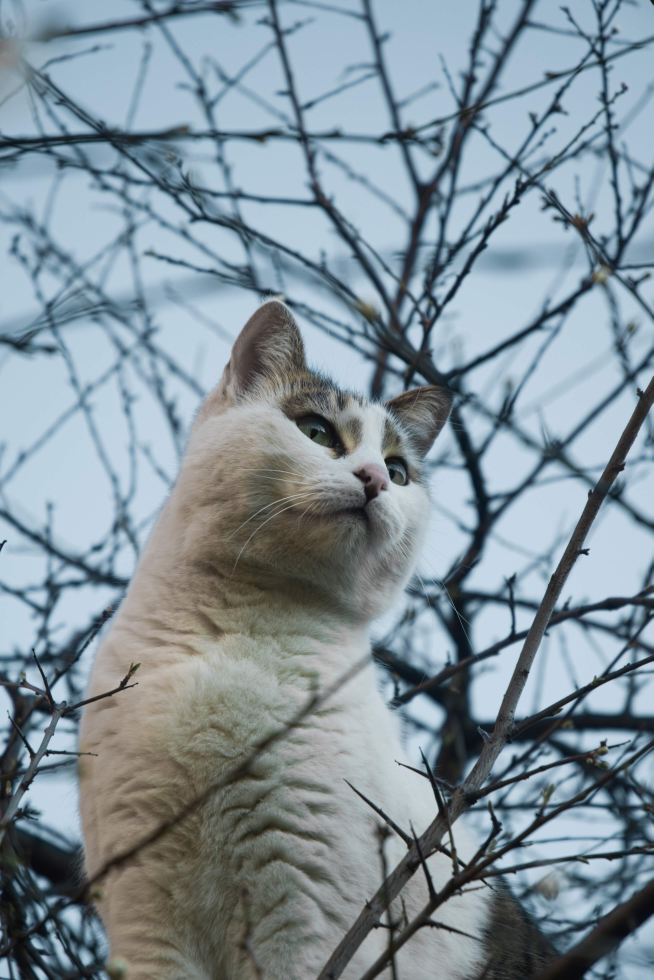
#> input picture experiments/svd-qr/image.jpg, 3266 x 4898 px (shown at 1/5 size)
$ python svd_qr_error_comparison.py
#> lines starting #> are read from the running program, lines starting #| are printed output that depends on the picture
from pathlib import Path

import matplotlib.pyplot as plt
import numpy as np
from PIL import Image, ImageOps
from scipy.linalg import qr


ROOT = Path(__file__).resolve().parent
IMAGE_PATH = ROOT / "image.jpg"
OUTPUT_PATH = ROOT / "svd_qr_error_comparison.png"

MAX_SIDE = 900
MAX_K = 100


def main():
    image = Image.open(IMAGE_PATH)
#> image is the input picture: PIL image 3266x4898 RGB; mean R, G, B 129.6, 144.7, 153.6
    image = ImageOps.grayscale(image)
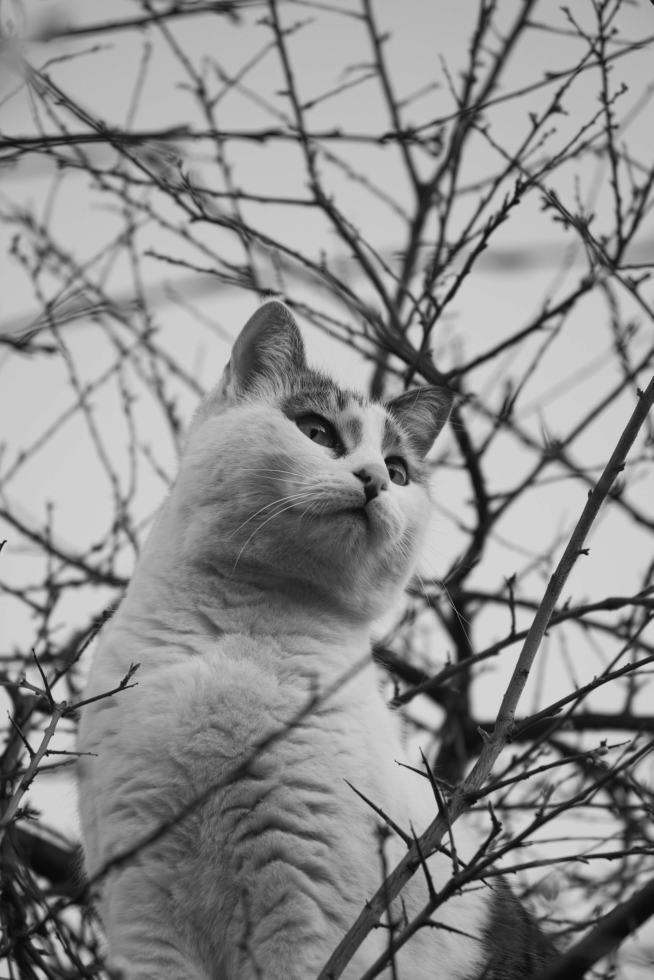
#> image: PIL image 3266x4898 L (shown at 1/5 size); min 6, max 223, mean 141.2
    image.thumbnail((MAX_SIDE, MAX_SIDE), Image.Resampling.LANCZOS)
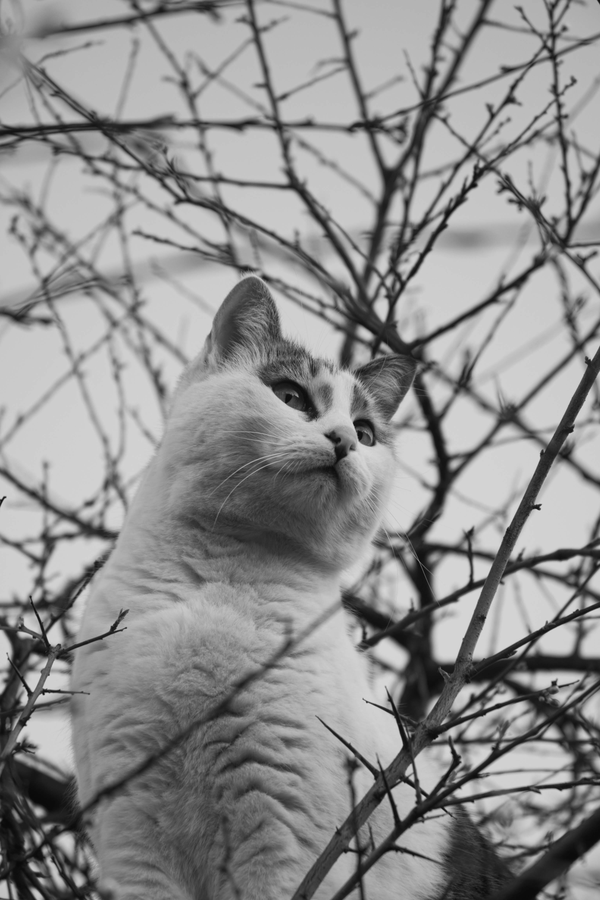
#> image: PIL image 600x900 L; min 10, max 218, mean 141.3

    matrix = np.asarray(image, dtype=float) / 255.0
    matrix_norm = np.linalg.norm(matrix, ord="fro")
#> matrix_norm = 437.1

    singular_values = np.linalg.svd(matrix, compute_uv=False)
#> singular_values = 600 values, max 413 at index 0, min 0.0251 at index 599, mean 2.86
    _, r, _ = qr(matrix, pivoting=True, mode="economic")
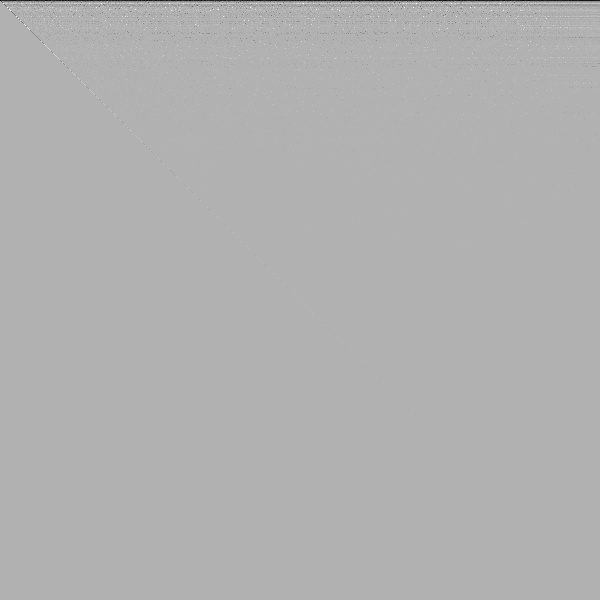
#> r: shape (600, 600) float64; min -19.6, max 8.55, mean -0.0416; drawn with min black and max white

    k_values = np.arange(1, min(MAX_K, len(singular_values)) + 1)
#> k_values = 100 values from 1 to 100

    squared_singular_values = singular_values**2
#> squared_singular_values = 600 values, max 170594.7 at index 0, min 0.00063 at index 599, mean 318.4
    svd_tail_energy = np.cumsum(squared_singular_values[::-1])[::-1]
#> svd_tail_energy = 600 values, max 191057.8 at index 0, min 0.00063 at index 599, mean 849.8
    svd_errors = np.sqrt(svd_tail_energy[k_values]) / matrix_norm
#> svd_errors = 100 values, max 0.327 at index 0, min 0.0392 at index 99, mean 0.106

    squared_r_row_norms = np.sum(r**2, axis=1)
#> squared_r_row_norms = 600 values, max 153229.2 at index 0, min 0.00251 at index 599, mean 318.4
    qr_tail_energy = np.cumsum(squared_r_row_norms[::-1])[::-1]
#> qr_tail_energy = 600 values, max 191057.8 at index 0, min 0.00251 at index 599, mean 1288.1
    qr_errors = np.sqrt(qr_tail_energy[k_values]) / matrix_norm
#> qr_errors = 100 values, max 0.445 at index 0, min 0.0576 at index 99, mean 0.147

    fig, axis = plt.subplots(figsize=(7.2, 4.4), constrained_layout=True)
    axis.semilogy(k_values, svd_errors, label="Truncated SVD", linewidth=2.0)
    axis.semilogy(k_values, qr_errors, label="Column-pivoted QR", linewidth=2.0)
    axis.set_xlabel("Number of basis vectors $k$")
    axis.set_ylabel(r"Relative Frobenius error")
    axis.set_title("SVD and pivoted QR reconstruction error")
    axis.grid(True, which="both", linestyle=":", linewidth=0.7, alpha=0.7)
    axis.legend()

    fig.savefig(OUTPUT_PATH, dpi=300, bbox_inches="tight")
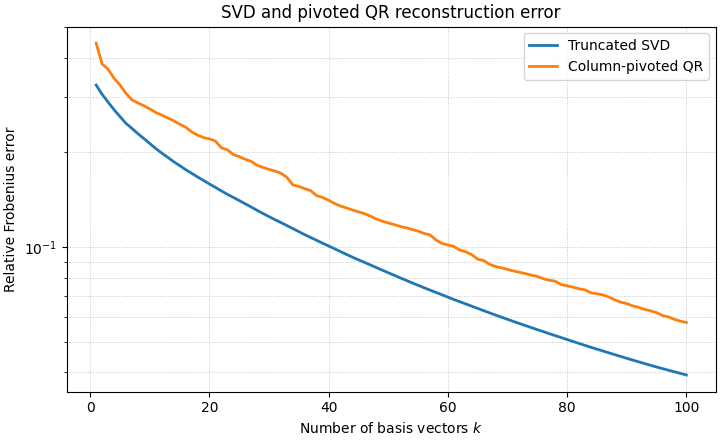
#> figure drawn by matplotlib, 1 panel; curve peaks at x = 1, y = 0.327; curve peaks at x = 1, y = 0.445
    plt.close(fig)


if __name__ == "__main__":
    main()
